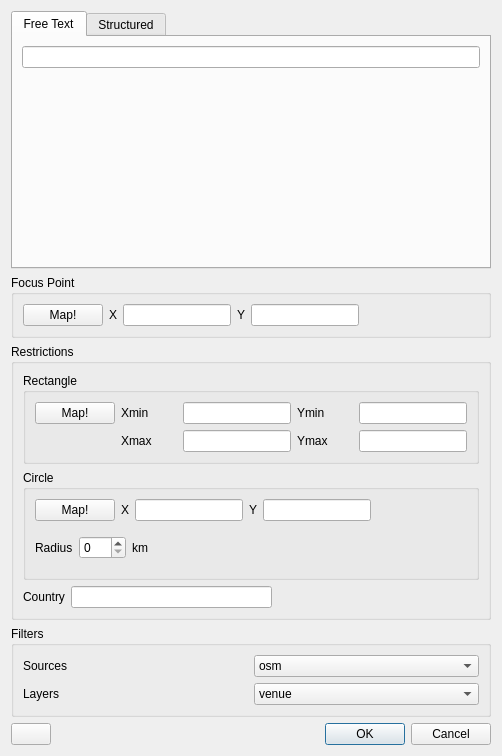
<?xml version="1.0" encoding="UTF-8"?>
<ui version="4.0">
 <class>PeliasMainDialog</class>
 <widget class="QDialog" name="PeliasMainDialog">
  <property name="geometry">
   <rect>
    <x>0</x>
    <y>0</y>
    <width>502</width>
    <height>824</height>
   </rect>
  </property>
  <property name="sizePolicy">
   <sizepolicy hsizetype="Preferred" vsizetype="Expanding">
    <horstretch>0</horstretch>
    <verstretch>0</verstretch>
   </sizepolicy>
  </property>
  <property name="windowTitle">
   <string>Dialog</string>
  </property>
  <layout class="QGridLayout" name="gridLayout">
   <property name="sizeConstraint">
    <enum>QLayout::SetMinAndMaxSize</enum>
   </property>
   <item row="0" column="0" colspan="2">
    <widget class="QTabWidget" name="search_tab">
     <property name="sizePolicy">
      <sizepolicy hsizetype="Expanding" vsizetype="Fixed">
       <horstretch>0</horstretch>
       <verstretch>0</verstretch>
      </sizepolicy>
     </property>
     <property name="currentIndex">
      <number>0</number>
     </property>
     <widget class="QWidget" name="free_tab">
      <attribute name="title">
       <string>Free Text</string>
      </attribute>
      <layout class="QVBoxLayout" name="verticalLayout">
       <item>
        <widget class="QgsFilterLineEdit" name="search_free_text">
         <property name="qgisRelation" stdset="0">
          <string notr="true"/>
         </property>
        </widget>
       </item>
       <item>
        <spacer name="verticalSpacer">
         <property name="orientation">
          <enum>Qt::Vertical</enum>
         </property>
         <property name="sizeHint" stdset="0">
          <size>
           <width>20</width>
           <height>40</height>
          </size>
         </property>
        </spacer>
       </item>
      </layout>
     </widget>
     <widget class="QWidget" name="struc_tab">
      <attribute name="title">
       <string>Structured</string>
      </attribute>
      <layout class="QGridLayout" name="gridLayout_2">
       <item row="0" column="0">
        <widget class="QWidget" name="widget" native="true">
         <layout class="QGridLayout" name="gridLayout_4">
          <item row="0" column="0">
           <widget class="QGroupBox" name="search_struc_layers_group">
            <property name="sizePolicy">
             <sizepolicy hsizetype="Preferred" vsizetype="Preferred">
              <horstretch>0</horstretch>
              <verstretch>0</verstretch>
             </sizepolicy>
            </property>
            <property name="minimumSize">
             <size>
              <width>180</width>
              <height>0</height>
             </size>
            </property>
            <property name="title">
             <string>Add layers</string>
            </property>
            <layout class="QVBoxLayout" name="verticalLayout_2">
             <item>
              <widget class="QgsFilterLineEdit" name="search_struc_layers_text">
               <property name="qgisRelation" stdset="0">
                <string notr="true"/>
               </property>
              </widget>
             </item>
             <item>
              <widget class="QLabel" name="label">
               <property name="text">
                <string>Add to layer</string>
               </property>
              </widget>
             </item>
             <item>
              <widget class="QComboBox" name="search_struc_layers_combo">
               <item>
                <property name="text">
                 <string>address</string>
                </property>
               </item>
               <item>
                <property name="text">
                 <string>neighbourhood</string>
                </property>
               </item>
               <item>
                <property name="text">
                 <string>borough</string>
                </property>
               </item>
               <item>
                <property name="text">
                 <string>locality</string>
                </property>
               </item>
               <item>
                <property name="text">
                 <string>county</string>
                </property>
               </item>
               <item>
                <property name="text">
                 <string>region</string>
                </property>
               </item>
               <item>
                <property name="text">
                 <string>postalcode</string>
                </property>
               </item>
               <item>
                <property name="text">
                 <string>country</string>
                </property>
               </item>
              </widget>
             </item>
             <item>
              <spacer name="verticalSpacer_2">
               <property name="orientation">
                <enum>Qt::Vertical</enum>
               </property>
               <property name="sizeHint" stdset="0">
                <size>
                 <width>20</width>
                 <height>40</height>
                </size>
               </property>
              </spacer>
             </item>
            </layout>
           </widget>
          </item>
          <item row="0" column="1">
           <widget class="QWidget" name="widget_2" native="true">
            <layout class="QVBoxLayout" name="verticalLayout_3">
             <item>
              <spacer name="verticalSpacer_3">
               <property name="orientation">
                <enum>Qt::Vertical</enum>
               </property>
               <property name="sizeHint" stdset="0">
                <size>
                 <width>20</width>
                 <height>40</height>
                </size>
               </property>
              </spacer>
             </item>
             <item>
              <widget class="QPushButton" name="search_struc_add">
               <property name="sizePolicy">
                <sizepolicy hsizetype="Fixed" vsizetype="Fixed">
                 <horstretch>0</horstretch>
                 <verstretch>0</verstretch>
                </sizepolicy>
               </property>
               <property name="minimumSize">
                <size>
                 <width>30</width>
                 <height>0</height>
                </size>
               </property>
               <property name="text">
                <string>&gt;</string>
               </property>
              </widget>
             </item>
             <item>
              <widget class="QPushButton" name="pushButton">
               <property name="minimumSize">
                <size>
                 <width>30</width>
                 <height>0</height>
                </size>
               </property>
               <property name="text">
                <string>&lt;</string>
               </property>
              </widget>
             </item>
             <item>
              <spacer name="verticalSpacer_4">
               <property name="orientation">
                <enum>Qt::Vertical</enum>
               </property>
               <property name="sizeHint" stdset="0">
                <size>
                 <width>20</width>
                 <height>40</height>
                </size>
               </property>
              </spacer>
             </item>
            </layout>
           </widget>
          </item>
          <item row="0" column="2">
           <widget class="QListWidget" name="search_struc_list">
            <property name="sizePolicy">
             <sizepolicy hsizetype="Expanding" vsizetype="Fixed">
              <horstretch>0</horstretch>
              <verstretch>0</verstretch>
             </sizepolicy>
            </property>
            <property name="selectionMode">
             <enum>QAbstractItemView::NoSelection</enum>
            </property>
           </widget>
          </item>
         </layout>
        </widget>
       </item>
      </layout>
     </widget>
    </widget>
   </item>
   <item row="3" column="0" colspan="2">
    <widget class="QgsCollapsibleGroupBox" name="search_filters_group">
     <property name="sizePolicy">
      <sizepolicy hsizetype="Preferred" vsizetype="Fixed">
       <horstretch>0</horstretch>
       <verstretch>0</verstretch>
      </sizepolicy>
     </property>
     <property name="title">
      <string>Filters</string>
     </property>
     <property name="collapsed">
      <bool>false</bool>
     </property>
     <layout class="QGridLayout" name="gridLayout_3">
      <item row="0" column="0">
       <widget class="QLabel" name="label_8">
        <property name="text">
         <string>Sources</string>
        </property>
       </widget>
      </item>
      <item row="0" column="1">
       <widget class="QgsCheckableComboBox" name="search_filters_sources_combo">
        <property name="currentText">
         <string/>
        </property>
        <item>
         <property name="text">
          <string>osm</string>
         </property>
        </item>
        <item>
         <property name="text">
          <string>oa</string>
         </property>
        </item>
        <item>
         <property name="text">
          <string>wof</string>
         </property>
        </item>
        <item>
         <property name="text">
          <string>gn</string>
         </property>
        </item>
       </widget>
      </item>
      <item row="1" column="0">
       <widget class="QLabel" name="label_9">
        <property name="text">
         <string>Layers</string>
        </property>
       </widget>
      </item>
      <item row="1" column="1">
       <widget class="QgsCheckableComboBox" name="search_filters_layer_combo">
        <property name="currentText">
         <string/>
        </property>
        <item>
         <property name="text">
          <string>venue</string>
         </property>
        </item>
        <item>
         <property name="text">
          <string>address</string>
         </property>
        </item>
        <item>
         <property name="text">
          <string>street</string>
         </property>
        </item>
        <item>
         <property name="text">
          <string>neighbourhood</string>
         </property>
        </item>
        <item>
         <property name="text">
          <string>borough</string>
         </property>
        </item>
        <item>
         <property name="text">
          <string>localadmin</string>
         </property>
        </item>
        <item>
         <property name="text">
          <string>locality</string>
         </property>
        </item>
        <item>
         <property name="text">
          <string>county</string>
         </property>
        </item>
        <item>
         <property name="text">
          <string>macrocounty</string>
         </property>
        </item>
        <item>
         <property name="text">
          <string>region</string>
         </property>
        </item>
        <item>
         <property name="text">
          <string>macroregion</string>
         </property>
        </item>
        <item>
         <property name="text">
          <string>country</string>
         </property>
        </item>
        <item>
         <property name="text">
          <string>coarse</string>
         </property>
        </item>
       </widget>
      </item>
     </layout>
    </widget>
   </item>
   <item row="2" column="0" colspan="2">
    <widget class="QgsCollapsibleGroupBox" name="search_rest_group">
     <property name="sizePolicy">
      <sizepolicy hsizetype="Preferred" vsizetype="Fixed">
       <horstretch>0</horstretch>
       <verstretch>0</verstretch>
      </sizepolicy>
     </property>
     <property name="title">
      <string>Restrictions</string>
     </property>
     <property name="collapsed">
      <bool>false</bool>
     </property>
     <layout class="QGridLayout" name="gridLayout_5">
      <item row="2" column="0">
       <widget class="QLabel" name="label_3">
        <property name="text">
         <string>Country</string>
        </property>
       </widget>
      </item>
      <item row="2" column="1">
       <widget class="QgsFilterLineEdit" name="search_rest_country">
        <property name="qgisRelation" stdset="0">
         <string notr="true"/>
        </property>
       </widget>
      </item>
      <item row="2" column="2">
       <spacer name="horizontalSpacer_3">
        <property name="orientation">
         <enum>Qt::Horizontal</enum>
        </property>
        <property name="sizeHint" stdset="0">
         <size>
          <width>40</width>
          <height>20</height>
         </size>
        </property>
       </spacer>
      </item>
      <item row="1" column="0" colspan="3">
       <widget class="QGroupBox" name="search_rest_circle_group">
        <property name="title">
         <string>Circle</string>
        </property>
        <layout class="QGridLayout" name="gridLayout_7">
         <item row="0" column="3">
          <widget class="QLabel" name="label_12">
           <property name="sizePolicy">
            <sizepolicy hsizetype="Fixed" vsizetype="Preferred">
             <horstretch>0</horstretch>
             <verstretch>0</verstretch>
            </sizepolicy>
           </property>
           <property name="text">
            <string>Y</string>
           </property>
          </widget>
         </item>
         <item row="0" column="1">
          <widget class="QLabel" name="search_rest_circle_label">
           <property name="sizePolicy">
            <sizepolicy hsizetype="Fixed" vsizetype="Preferred">
             <horstretch>0</horstretch>
             <verstretch>0</verstretch>
            </sizepolicy>
           </property>
           <property name="text">
            <string>X</string>
           </property>
          </widget>
         </item>
         <item row="0" column="2">
          <widget class="QgsFilterLineEdit" name="search_rest_circle_x">
           <property name="sizePolicy">
            <sizepolicy hsizetype="Maximum" vsizetype="Fixed">
             <horstretch>0</horstretch>
             <verstretch>0</verstretch>
            </sizepolicy>
           </property>
           <property name="maximumSize">
            <size>
             <width>120</width>
             <height>25</height>
            </size>
           </property>
           <property name="qgisRelation" stdset="0">
            <string notr="true"/>
           </property>
          </widget>
         </item>
         <item row="0" column="4">
          <widget class="QgsFilterLineEdit" name="search_rest_circle_y">
           <property name="sizePolicy">
            <sizepolicy hsizetype="Maximum" vsizetype="Fixed">
             <horstretch>0</horstretch>
             <verstretch>0</verstretch>
            </sizepolicy>
           </property>
           <property name="maximumSize">
            <size>
             <width>120</width>
             <height>25</height>
            </size>
           </property>
           <property name="qgisRelation" stdset="0">
            <string notr="true"/>
           </property>
          </widget>
         </item>
         <item row="0" column="0">
          <widget class="QPushButton" name="search_rest_circle_button">
           <property name="text">
            <string>Map!</string>
           </property>
          </widget>
         </item>
         <item row="1" column="0" colspan="5">
          <widget class="QWidget" name="widget_3" native="true">
           <layout class="QHBoxLayout" name="horizontalLayout_2">
            <property name="leftMargin">
             <number>0</number>
            </property>
            <item>
             <widget class="QLabel" name="label_6">
              <property name="text">
               <string>Radius</string>
              </property>
             </widget>
            </item>
            <item>
             <widget class="QSpinBox" name="search_rest_circle_value">
              <property name="maximum">
               <number>100</number>
              </property>
             </widget>
            </item>
            <item>
             <widget class="QLabel" name="label_7">
              <property name="text">
               <string>km</string>
              </property>
             </widget>
            </item>
            <item>
             <spacer name="horizontalSpacer_2">
              <property name="orientation">
               <enum>Qt::Horizontal</enum>
              </property>
              <property name="sizeHint" stdset="0">
               <size>
                <width>40</width>
                <height>20</height>
               </size>
              </property>
             </spacer>
            </item>
           </layout>
          </widget>
         </item>
         <item row="0" column="5">
          <spacer name="horizontalSpacer_4">
           <property name="orientation">
            <enum>Qt::Horizontal</enum>
           </property>
           <property name="sizeHint" stdset="0">
            <size>
             <width>40</width>
             <height>20</height>
            </size>
           </property>
          </spacer>
         </item>
        </layout>
       </widget>
      </item>
      <item row="0" column="0" colspan="3">
       <widget class="QGroupBox" name="search_rest_rect_group">
        <property name="title">
         <string>Rectangle</string>
        </property>
        <layout class="QGridLayout" name="gridLayout_6">
         <item row="1" column="1">
          <widget class="QLabel" name="label_10">
           <property name="text">
            <string>Xmax</string>
           </property>
          </widget>
         </item>
         <item row="0" column="3">
          <widget class="QLabel" name="label_5">
           <property name="text">
            <string>Ymin</string>
           </property>
          </widget>
         </item>
         <item row="0" column="2">
          <widget class="QgsFilterLineEdit" name="search_rest_rect_xmin">
           <property name="sizePolicy">
            <sizepolicy hsizetype="Maximum" vsizetype="Fixed">
             <horstretch>0</horstretch>
             <verstretch>0</verstretch>
            </sizepolicy>
           </property>
           <property name="maximumSize">
            <size>
             <width>120</width>
             <height>25</height>
            </size>
           </property>
           <property name="qgisRelation" stdset="0">
            <string notr="true"/>
           </property>
          </widget>
         </item>
         <item row="0" column="1">
          <widget class="QLabel" name="search_rest_rect_label">
           <property name="text">
            <string>Xmin</string>
           </property>
          </widget>
         </item>
         <item row="0" column="4">
          <widget class="QgsFilterLineEdit" name="search_rest_rect_ymin">
           <property name="sizePolicy">
            <sizepolicy hsizetype="Maximum" vsizetype="Fixed">
             <horstretch>0</horstretch>
             <verstretch>0</verstretch>
            </sizepolicy>
           </property>
           <property name="maximumSize">
            <size>
             <width>120</width>
             <height>25</height>
            </size>
           </property>
           <property name="qgisRelation" stdset="0">
            <string notr="true"/>
           </property>
          </widget>
         </item>
         <item row="1" column="2">
          <widget class="QgsFilterLineEdit" name="search_rest_rect_xmax">
           <property name="sizePolicy">
            <sizepolicy hsizetype="Maximum" vsizetype="Fixed">
             <horstretch>0</horstretch>
             <verstretch>0</verstretch>
            </sizepolicy>
           </property>
           <property name="maximumSize">
            <size>
             <width>120</width>
             <height>25</height>
            </size>
           </property>
           <property name="qgisRelation" stdset="0">
            <string notr="true"/>
           </property>
          </widget>
         </item>
         <item row="1" column="4">
          <widget class="QgsFilterLineEdit" name="search_rest_rect_ymax">
           <property name="sizePolicy">
            <sizepolicy hsizetype="Maximum" vsizetype="Fixed">
             <horstretch>0</horstretch>
             <verstretch>0</verstretch>
            </sizepolicy>
           </property>
           <property name="maximumSize">
            <size>
             <width>120</width>
             <height>25</height>
            </size>
           </property>
           <property name="qgisRelation" stdset="0">
            <string notr="true"/>
           </property>
          </widget>
         </item>
         <item row="0" column="0">
          <widget class="QPushButton" name="search_rest_rect_button">
           <property name="text">
            <string>Map!</string>
           </property>
          </widget>
         </item>
         <item row="1" column="3">
          <widget class="QLabel" name="label_11">
           <property name="text">
            <string>Ymax</string>
           </property>
          </widget>
         </item>
        </layout>
       </widget>
      </item>
     </layout>
    </widget>
   </item>
   <item row="5" column="0">
    <widget class="QPushButton" name="help_button">
     <property name="text">
      <string/>
     </property>
    </widget>
   </item>
   <item row="1" column="0" colspan="2">
    <widget class="QgsCollapsibleGroupBox" name="search_focus_group">
     <property name="sizePolicy">
      <sizepolicy hsizetype="Preferred" vsizetype="Fixed">
       <horstretch>0</horstretch>
       <verstretch>0</verstretch>
      </sizepolicy>
     </property>
     <property name="title">
      <string>Focus Point</string>
     </property>
     <property name="collapsed">
      <bool>false</bool>
     </property>
     <layout class="QHBoxLayout" name="horizontalLayout">
      <property name="sizeConstraint">
       <enum>QLayout::SetDefaultConstraint</enum>
      </property>
      <item>
       <widget class="QPushButton" name="search_focus_button">
        <property name="sizePolicy">
         <sizepolicy hsizetype="Fixed" vsizetype="Fixed">
          <horstretch>0</horstretch>
          <verstretch>0</verstretch>
         </sizepolicy>
        </property>
        <property name="text">
         <string>Map!</string>
        </property>
       </widget>
      </item>
      <item>
       <widget class="QLabel" name="label_2">
        <property name="sizePolicy">
         <sizepolicy hsizetype="Fixed" vsizetype="Preferred">
          <horstretch>0</horstretch>
          <verstretch>0</verstretch>
         </sizepolicy>
        </property>
        <property name="text">
         <string>X</string>
        </property>
       </widget>
      </item>
      <item>
       <widget class="QgsFilterLineEdit" name="search_focus_x">
        <property name="sizePolicy">
         <sizepolicy hsizetype="Maximum" vsizetype="Fixed">
          <horstretch>0</horstretch>
          <verstretch>0</verstretch>
         </sizepolicy>
        </property>
        <property name="maximumSize">
         <size>
          <width>120</width>
          <height>25</height>
         </size>
        </property>
        <property name="qgisRelation" stdset="0">
         <string/>
        </property>
       </widget>
      </item>
      <item>
       <widget class="QLabel" name="label_4">
        <property name="sizePolicy">
         <sizepolicy hsizetype="Fixed" vsizetype="Preferred">
          <horstretch>0</horstretch>
          <verstretch>0</verstretch>
         </sizepolicy>
        </property>
        <property name="text">
         <string>Y</string>
        </property>
       </widget>
      </item>
      <item>
       <widget class="QgsFilterLineEdit" name="search_focus_y">
        <property name="sizePolicy">
         <sizepolicy hsizetype="Maximum" vsizetype="Fixed">
          <horstretch>0</horstretch>
          <verstretch>0</verstretch>
         </sizepolicy>
        </property>
        <property name="maximumSize">
         <size>
          <width>120</width>
          <height>25</height>
         </size>
        </property>
        <property name="qgisRelation" stdset="0">
         <string notr="true"/>
        </property>
       </widget>
      </item>
      <item>
       <spacer name="horizontalSpacer">
        <property name="orientation">
         <enum>Qt::Horizontal</enum>
        </property>
        <property name="sizeType">
         <enum>QSizePolicy::Expanding</enum>
        </property>
        <property name="sizeHint" stdset="0">
         <size>
          <width>40</width>
          <height>20</height>
         </size>
        </property>
       </spacer>
      </item>
     </layout>
    </widget>
   </item>
   <item row="5" column="1">
    <widget class="QDialogButtonBox" name="buttonBox">
     <property name="orientation">
      <enum>Qt::Horizontal</enum>
     </property>
     <property name="standardButtons">
      <set>QDialogButtonBox::Cancel|QDialogButtonBox::Ok</set>
     </property>
    </widget>
   </item>
  </layout>
 </widget>
 <customwidgets>
  <customwidget>
   <class>QgsCheckableComboBox</class>
   <extends>QComboBox</extends>
   <header>qgscheckablecombobox.h</header>
  </customwidget>
  <customwidget>
   <class>QgsCollapsibleGroupBox</class>
   <extends>QGroupBox</extends>
   <header>qgscollapsiblegroupbox.h</header>
   <container>1</container>
  </customwidget>
  <customwidget>
   <class>QgsFilterLineEdit</class>
   <extends>QLineEdit</extends>
   <header>qgsfilterlineedit.h</header>
  </customwidget>
 </customwidgets>
 <resources/>
 <connections>
  <connection>
   <sender>buttonBox</sender>
   <signal>accepted()</signal>
   <receiver>PeliasMainDialog</receiver>
   <slot>accept()</slot>
   <hints>
    <hint type="sourcelabel">
     <x>248</x>
     <y>254</y>
    </hint>
    <hint type="destinationlabel">
     <x>157</x>
     <y>274</y>
    </hint>
   </hints>
  </connection>
  <connection>
   <sender>buttonBox</sender>
   <signal>rejected()</signal>
   <receiver>PeliasMainDialog</receiver>
   <slot>reject()</slot>
   <hints>
    <hint type="sourcelabel">
     <x>316</x>
     <y>260</y>
    </hint>
    <hint type="destinationlabel">
     <x>286</x>
     <y>274</y>
    </hint>
   </hints>
  </connection>
 </connections>
</ui>
